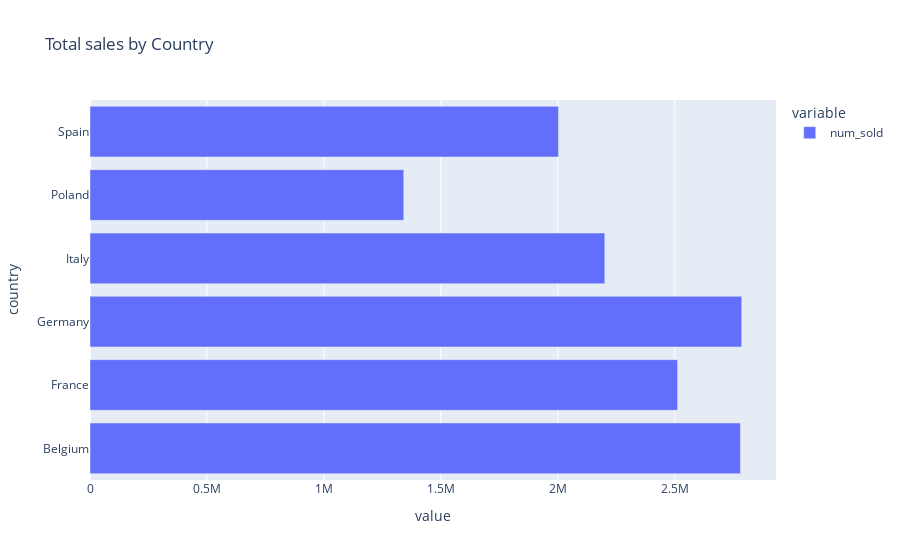

Here is the notebook cell this chart was saved with:
### Markdown cell above
Let's explore the Sales by countries, products and stores

### Code cell
px.bar(df.groupby('country')['num_sold'].sum(),
orientation = 'h',
title = "Total sales by Country")

### Figure 1 — Plotly figure (JSON) as saved in the notebook; plotly's stock layout.template omitted (floating-point values rounded to 4 significant figures)
{"data": [{"alignmentgroup": "True", "hovertemplate": "variable=num_sold<br>value=%{x}<br>country=%{y}<extra></extra>", "legendgroup": "num_sold", "marker": {"color": "#636efa", "pattern": {"shape": ""}}, "name": "num_sold", "offsetgroup": "num_sold", "orientation": "h", "showlegend": true, "textposition": "auto", "type": "bar", "x": [2781050, 2512319, 2786415, 2201092, 1341545, 2003238], "xaxis": "x", "y": ["Belgium", "France", "Germany", "Italy", "Poland", "Spain"], "yaxis": "y"}], "layout": {"barmode": "relative", "legend": {"title": {"text": "variable"}, "tracegroupgap": 0}, "title": {"text": "Total sales by Country"}, "xaxis": {"anchor": "y", "domain": [0, 1], "title": {"text": "value"}}, "yaxis": {"anchor": "x", "domain": [0, 1], "title": {"text": "country"}}}}
